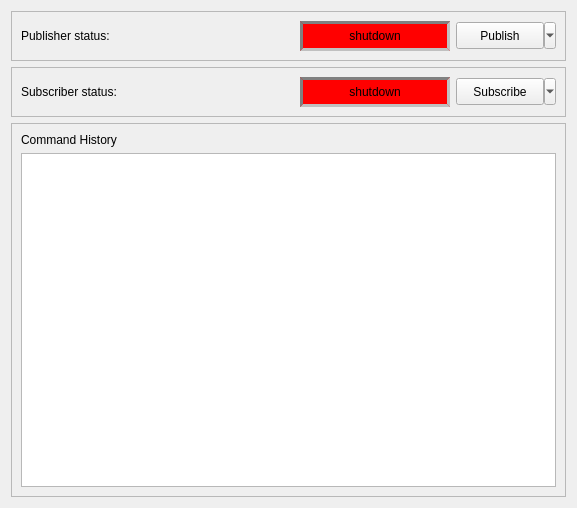
<?xml version="1.0" encoding="UTF-8"?>
<ui version="4.0">
 <class>Form</class>
 <widget class="QWidget" name="Form">
  <property name="geometry">
   <rect>
    <x>0</x>
    <y>0</y>
    <width>577</width>
    <height>508</height>
   </rect>
  </property>
  <property name="windowTitle">
   <string>Form</string>
  </property>
  <layout class="QVBoxLayout" name="verticalLayout">
   <item>
    <widget class="QFrame" name="topFrame">
     <property name="frameShape">
      <enum>QFrame::StyledPanel</enum>
     </property>
     <property name="frameShadow">
      <enum>QFrame::Raised</enum>
     </property>
     <layout class="QHBoxLayout" name="horizontalLayout" stretch="1,0,0">
      <item>
       <widget class="QLabel" name="pubStatusText">
        <property name="text">
         <string>Publisher status:</string>
        </property>
       </widget>
      </item>
      <item>
       <widget class="QLabel" name="pubStatus">
        <property name="minimumSize">
         <size>
          <width>150</width>
          <height>0</height>
         </size>
        </property>
        <property name="styleSheet">
         <string notr="true">background-color: red; border: 3px inset gray; padding: 5px</string>
        </property>
        <property name="frameShape">
         <enum>QFrame::NoFrame</enum>
        </property>
        <property name="frameShadow">
         <enum>QFrame::Plain</enum>
        </property>
        <property name="lineWidth">
         <number>0</number>
        </property>
        <property name="midLineWidth">
         <number>0</number>
        </property>
        <property name="text">
         <string>shutdown</string>
        </property>
        <property name="alignment">
         <set>Qt::AlignCenter</set>
        </property>
       </widget>
      </item>
      <item>
       <widget class="QToolButton" name="togglePubStatus">
        <property name="minimumSize">
         <size>
          <width>100</width>
          <height>27</height>
         </size>
        </property>
        <property name="focusPolicy">
         <enum>Qt::NoFocus</enum>
        </property>
        <property name="text">
         <string>Publish</string>
        </property>
        <property name="popupMode">
         <enum>QToolButton::MenuButtonPopup</enum>
        </property>
        <property name="autoRaise">
         <bool>false</bool>
        </property>
        <property name="arrowType">
         <enum>Qt::NoArrow</enum>
        </property>
       </widget>
      </item>
     </layout>
    </widget>
   </item>
   <item>
    <widget class="QFrame" name="topFrame_2">
     <property name="frameShape">
      <enum>QFrame::StyledPanel</enum>
     </property>
     <property name="frameShadow">
      <enum>QFrame::Raised</enum>
     </property>
     <layout class="QHBoxLayout" name="horizontalLayout_2" stretch="1,0,0">
      <item>
       <widget class="QLabel" name="subStatusText">
        <property name="text">
         <string>Subscriber status:</string>
        </property>
       </widget>
      </item>
      <item>
       <widget class="QLabel" name="subStatus">
        <property name="minimumSize">
         <size>
          <width>150</width>
          <height>0</height>
         </size>
        </property>
        <property name="styleSheet">
         <string notr="true">background-color: red; border: 3px inset gray; padding: 5px</string>
        </property>
        <property name="frameShape">
         <enum>QFrame::NoFrame</enum>
        </property>
        <property name="frameShadow">
         <enum>QFrame::Plain</enum>
        </property>
        <property name="lineWidth">
         <number>0</number>
        </property>
        <property name="midLineWidth">
         <number>0</number>
        </property>
        <property name="text">
         <string>shutdown</string>
        </property>
        <property name="alignment">
         <set>Qt::AlignCenter</set>
        </property>
       </widget>
      </item>
      <item>
       <widget class="QToolButton" name="toggleSubStatus">
        <property name="minimumSize">
         <size>
          <width>100</width>
          <height>27</height>
         </size>
        </property>
        <property name="focusPolicy">
         <enum>Qt::NoFocus</enum>
        </property>
        <property name="text">
         <string>Subscribe</string>
        </property>
        <property name="popupMode">
         <enum>QToolButton::MenuButtonPopup</enum>
        </property>
        <property name="autoRaise">
         <bool>false</bool>
        </property>
        <property name="arrowType">
         <enum>Qt::NoArrow</enum>
        </property>
       </widget>
      </item>
     </layout>
    </widget>
   </item>
   <item>
    <widget class="QFrame" name="centerFrame">
     <property name="frameShape">
      <enum>QFrame::StyledPanel</enum>
     </property>
     <property name="frameShadow">
      <enum>QFrame::Raised</enum>
     </property>
     <layout class="QVBoxLayout" name="verticalLayout_2">
      <item>
       <widget class="QLabel" name="label">
        <property name="text">
         <string>Command History</string>
        </property>
       </widget>
      </item>
      <item>
       <widget class="QListWidget" name="commandList">
        <property name="font">
         <font>
          <family>Monospace</family>
         </font>
        </property>
        <property name="selectionMode">
         <enum>QAbstractItemView::NoSelection</enum>
        </property>
       </widget>
      </item>
     </layout>
    </widget>
   </item>
  </layout>
 </widget>
 <resources/>
 <connections/>
</ui>
